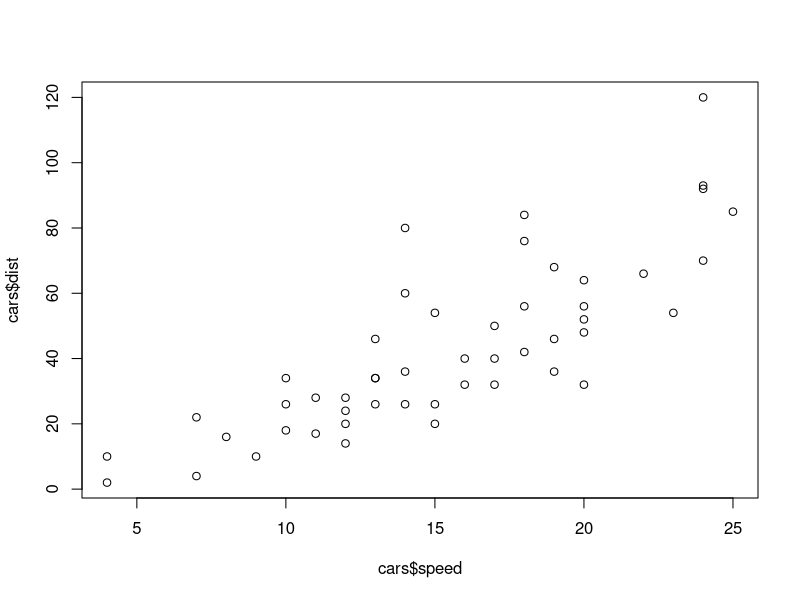
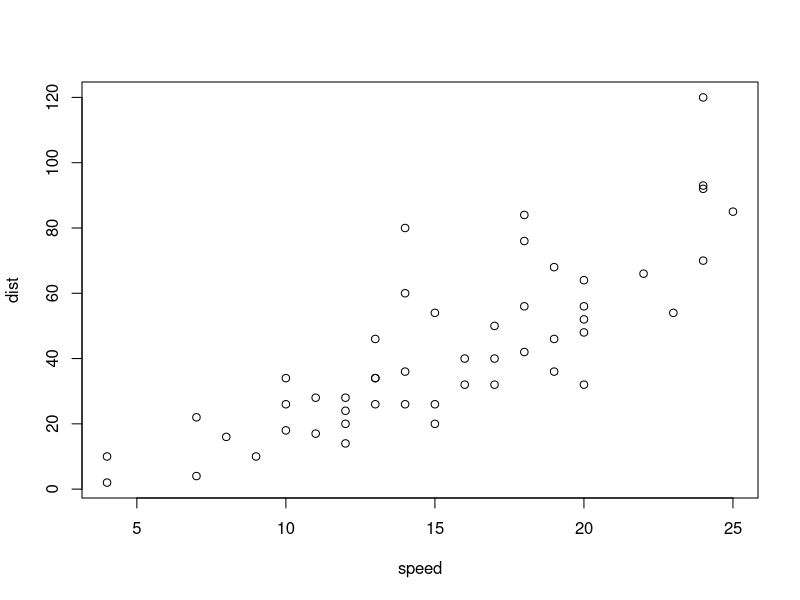
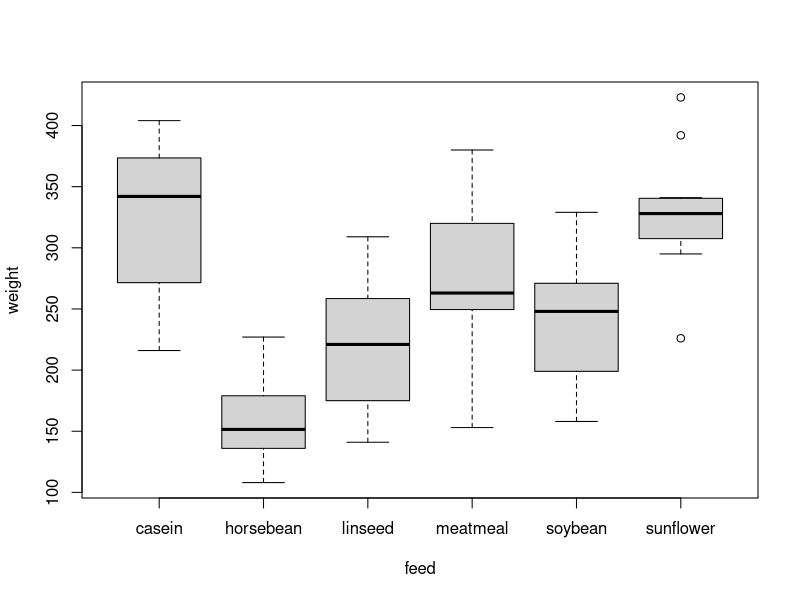

These figures' R source, in order:
class(cars)
## [1] "data.frame"
nrow(cars)
## [1] 50
ncol(cars)
## [1] 2
names(cars)
## [1] "speed" "dist"
head(cars)
tail(cars)
str(cars)


# -----------------------------------------
# 2.18 Plotting
# -----------------------------------------

plot(x = cars$speed, y = cars$dist)
plot(dist ~ speed, data = cars)
plot(weight ~ feed, data = chickwts)
